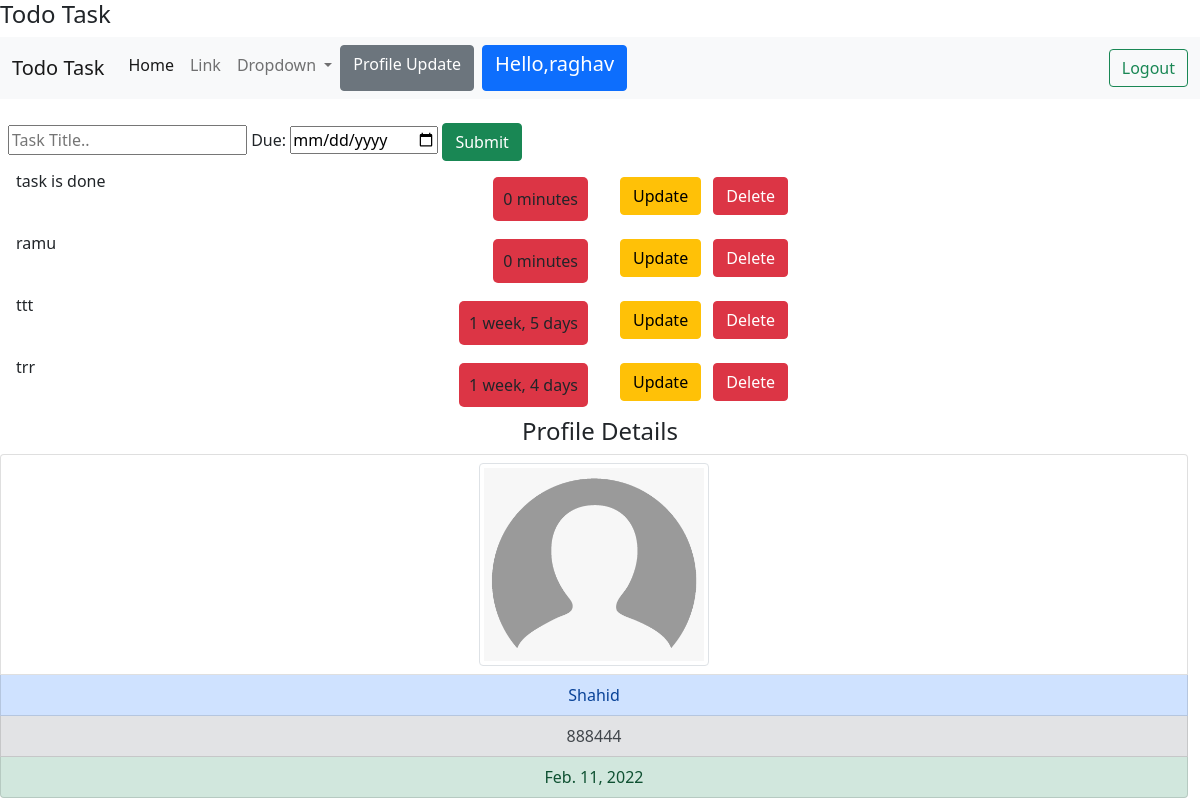
/ (signed in), run on the app's committed database.
### home/models.py (models this page shows, shortened)
class Profile(models.Model):
    user=models.OneToOneField(User,null=True,on_delete=models.CASCADE)
    name=models.CharField(max_length=100,null=True)
    phone=models.CharField(max_length=100,null=True)
    profile_pic=models.ImageField(default="userprofile.png",upload_to='upload/',null=True)
    date_created=models.DateField(auto_now_add=True,null=True)

class task(models.Model):
    owner=models.ForeignKey(User,null=True,on_delete=models.CASCADE)
    title=models.CharField(max_length=200)
    complete=models.BooleanField(default=False)
    created_date=models.DateTimeField(auto_now_add=True)
    due=models.DateTimeField(auto_now=False,auto_now_add=False,null=False,blank=True)
    def __str__(self):
        return self.title

### home/views.py (the view, shortened to what this page needs)
# urls.py: path('',views.listTask,name="list_task"),
@login_required(login_url='/login')
def listTask(request):
    queryset=task.objects.filter(owner=request.user)
    form=TaskForm()
    owner=request.user
    profile= Profile.objects.get(user=request.user)
    context={'form':form,'listtask':queryset,'profile':profile}
    return render(request,'listtask.html',context)

### home/forms.py
class TaskForm(forms.ModelForm):
    title=forms.CharField(widget=forms.TextInput(attrs={'placeholder':'Task Title..'}),label=False)
    due = forms.DateTimeField(widget=DateInput)
    class Meta:
        model=task
        fields=['title','due']

### home/templates/listtask.html (shortened to what this page needs)
<!doctype html>
<html lang="en">
  <head>
    <link href="https://cdn.jsdelivr.net/npm/bootstrap@5.1.3/dist/css/bootstrap.min.css" rel="stylesheet">
  </head>
  <body>
    <h4 class="todo">Todo Task</h4>
    <nav class="navbar navbar-expand-lg navbar-light bg-light">
      <div class="container-fluid">
        <a class="navbar-brand" href="#">Todo Task</a>
        <div class="collapse navbar-collapse" id="navbarSupportedContent">
          <ul class="navbar-nav me-auto mb-2 mb-lg-0">
            <li class="nav-item">
              <a class="nav-link active" aria-current="page" href="#">Home</a>
            </li>
            <li class="nav-item">
              <a class="nav-link" href="#">Link</a>
            </li>
            <li class="nav-item dropdown">
              <a class="nav-link dropdown-toggle" href="#" id="navbarDropdown" role="button" data-bs-toggle="dropdown" aria-expanded="false">
                Dropdown
              </a>
            </li>
            <a href="{% url 'account' %} " class="btn btn-secondary text-center">Profile Update</a>
            <button type="button" class="btn btn-primary position-relative mx-2">
              <h5>Hello,{{profile.user}}</h5>
            </button>
          </ul>
          <form class="d-flex" method="POST" action="{% url 'logout' %}">
            <button class="btn btn-outline-success" type="submit" name="">Logout</button>
          </form>
        </div>
      </div>
    </nav>
    <div class="mt-4 mx-2">
      <form method="POST" action="\">
          {{form}}
        <input type="submit" class="btn btn-success" name="save">
      </form>
     {% if listtask|length == 0 %}
     <div class="alert alert-info">
    <p class="display-4">No Task</p>
     {% else %}
     {% for task in listtask %}
     <div class="row my-2">
       <div class="col mx-2">
         {% if task.complete == True %}
         <strike>{{task}},{{task.due}}</strike>
         {% else %}<span>{{task}}</span><span style="float: right;" class="timer mt-2"><span>{{task.due|timeuntil}}</span></span>
         {% endif %}
         </div>
       <div class="col ">
         <a class="btn btn-warning  my-2 " href="{% url 'update' task.id %}">Update</a>
         <a class="btn btn-danger  my-2 mx-2" href="{% url 'delete_task' task.id %}">Delete</a>
       </div>
     </div>
     {% endfor %}
     {% endif %}
  </div>
  <h4 class="text-center mt-2">Profile Details</h4>
  <div class="list-group text-center container-fluid">
    <a href="#" class="list-group-item list-group-item-action"><img class="img-thumbnail text-center" src="{{profile.profile_pic.url}}"></a>
    <a href="#" class="list-group-item list-group-item-action list-group-item-primary">{{profile.name}}</a>
    <a href="#" class="list-group-item list-group-item-action list-group-item-secondary">{{profile.phone}}</a>
    <a href="#" class="list-group-item list-group-item-action list-group-item-success">{{profile.date_created}}</a>
  </div>
  </body>
</html>

### home/templates/listtask.html (style rules this page uses)
.todo { align-items:center; }
.timer { background-color: #dc3545; border-radius: 5px; padding: 10px; }
.img-thumbnail { width:20%; height:15%; }

### data on the page
Profile: user "raghav", profile_pic (picture), name "Shahid", phone "888444", date_created "Feb. 11, 2022"
task: title "task is done", due "0 minutes"
task: title "ramu", due "0 minutes"
task: title "ttt", due "1 week, 5 days"
task: title "trr", due "1 week, 4 days"
